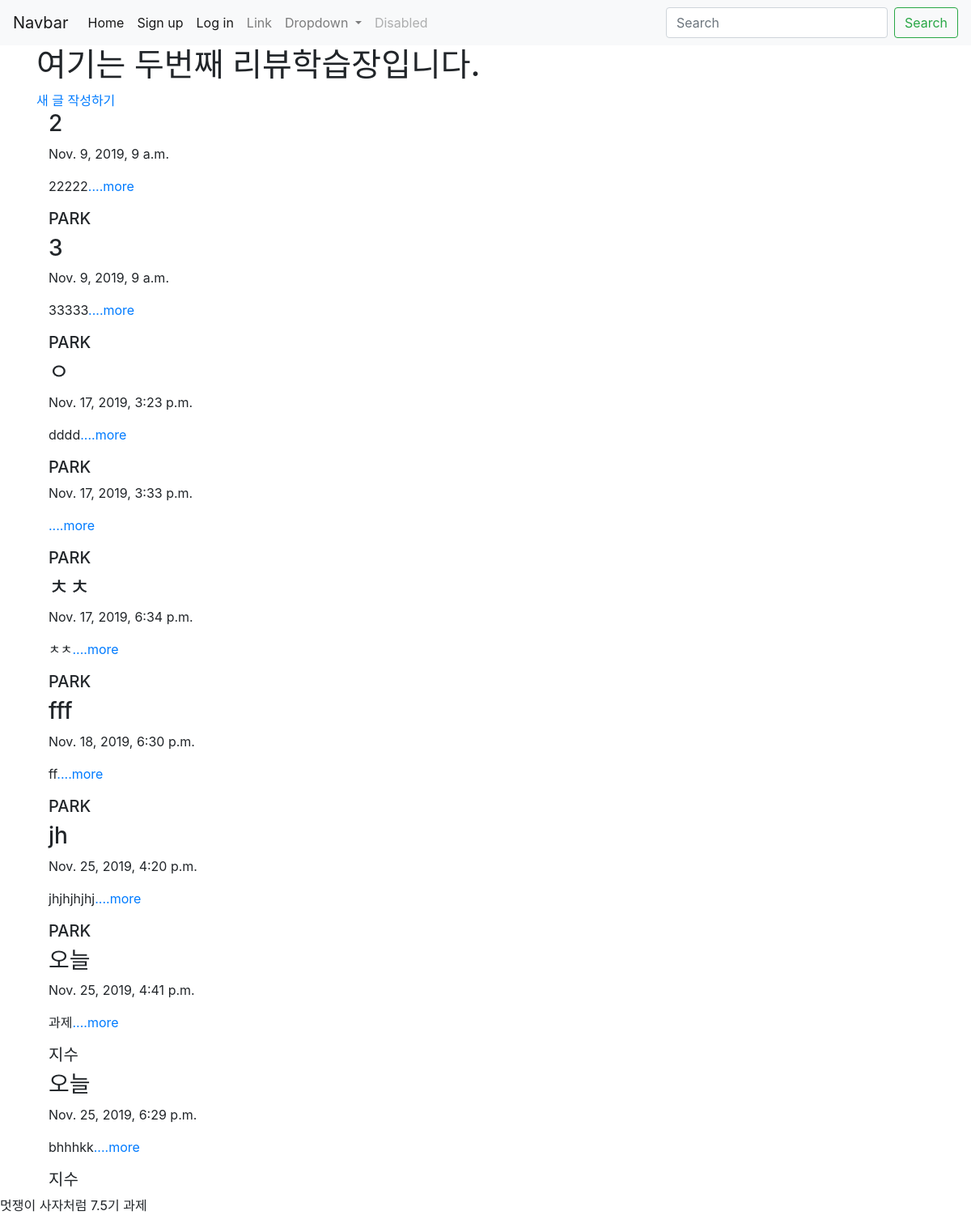
The page / on the database its author committed.
### myapp/models.py (models this page shows, shortened)
class Post(models.Model):
    title = models.CharField(max_length=200)
    date = models.DateTimeField('data published')
    body = models.TextField()
    writer = models.CharField(max_length=200, default="PARK")
    def summary(self):
        return self.body[:100]

### myapp/views.py (the view)
# urls.py: 2. Add a URL to urlpatterns:  path('', views.home, name='home')
def home(request):
    post = Post.objects
    return render(request, 'home.html', {'post':post})

### myapp/templates/home.html
{% extends 'base.html' %}
{% block content %}
<h1>여기는 두번째 리뷰학습장입니다.</h1>
<a href="{% url 'new' %}">새 글 작성하기</a>
{% for post in post.all %}
     <div class = "container">
         <h3>{{post.title}}</h3>
         <p>{{post.date}}</p>
         <p>{{post.summary}}<a href="{% url 'detail' post.id %}">....more</a></p>
         <h5>{{post.writer}}</h5>
     </div>
{% endfor %}
{% endblock %}

### rows shown on the page
Post: title "2", date "Nov. 9, 2019, 9 a.m.", summary "22222", writer "PARK"
Post: title "3", date "Nov. 9, 2019, 9 a.m.", summary "33333", writer "PARK"
Post: title "ㅇ", date "Nov. 17, 2019, 3:23 p.m.", summary "dddd", writer "PARK"
Post: date "Nov. 17, 2019, 3:33 p.m.", writer "PARK"
Post: title "ㅊㅊ", date "Nov. 17, 2019, 6:34 p.m.", summary "ㅊㅊ", writer "PARK"
Post: title "fff", date "Nov. 18, 2019, 6:30 p.m.", summary "ff", writer "PARK"
Post: title "jh", date "Nov. 25, 2019, 4:20 p.m.", summary "jhjhjhjhj", writer "PARK"
Post: title "오늘", date "Nov. 25, 2019, 4:41 p.m.", summary "과제", writer "지수"
Post: title "오늘", date "Nov. 25, 2019, 6:29 p.m.", summary "bhhhkk", writer "지수"
